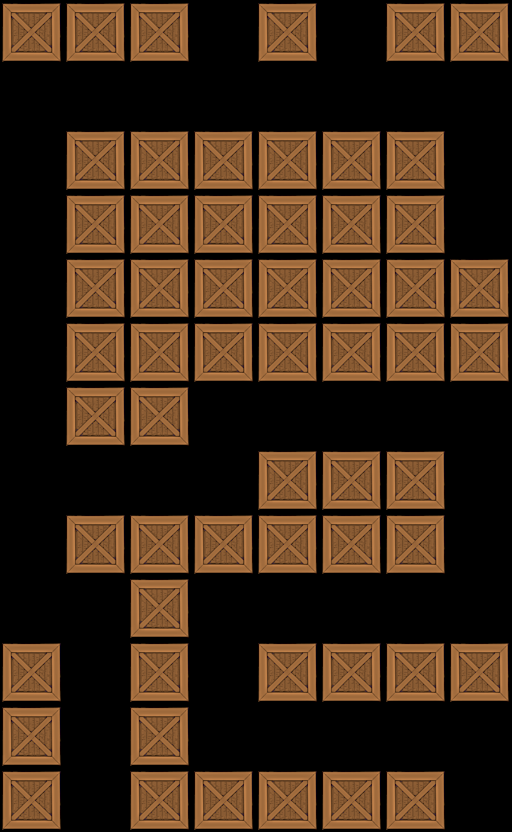

This game map was drawn from its Tiled (.tmx) file and the tilesets committed beside it. A one-line description and the trimmed map source follow:
An orthogonal 8x13 tile map with 64x64 px tiles, 1 tile layer (Tile Layer 1).

<map version="1.0" orientation="orthogonal" width="8" height="13" tilewidth="64" tileheight="64">
 <tileset firstgid="1" name="crate" tilewidth="64" tileheight="64">
  <image source="../../crate3.png" width="64" height="64" />
 </tileset>
 <layer name="Tile Layer 1" width="8" height="13">
  <data>[104 cells, 58 non-empty, 1 distinct tile ids]</data>
 </layer>
</map>
